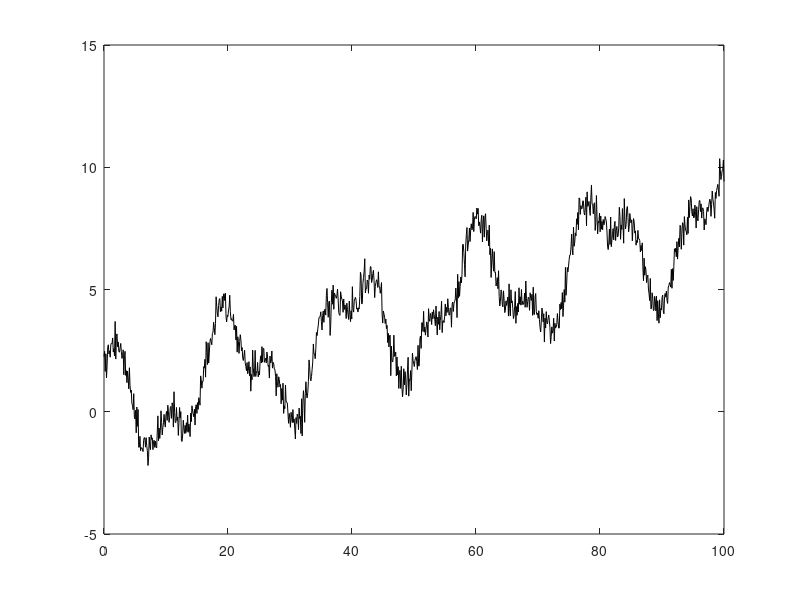

MATLAB code to generate this figure: (Note: this script raises an error after producing the figure.)
clear; close all;

% create synthetic time-series with linear trend
T = 100; % years 
N = 1001; % data points
t = linspace(0,T,N+1); 
y = 2*cos(2*pi*t*5/T) + ... 
      sin(2*pi*t*12/T) + ...
    8*t/T + ...
    0.4*randn(size(t));
plot(t,y,'-k');

% compute and plot discrete fourier series
F = dfs(y(1:end-1));
k = [1:(N-1)/2];
semilogx(k,F.alpha,'-or'); hold on; 
semilogx(k,F.beta,'-xb');
semilogx([5 5],[-3 3],':k',[12 12],[-3 3],':k'); hold off;
xlabel('Harmonic number'); ylabel('Coef. amplitude');

% now DETREND the time-series and try again
ydt = y - 8/T*t;
Fdt = dfs(ydt(1:end-1));
figure
semilogx(k,Fdt.alpha,'-or'); hold on; 
semilogx(k,Fdt.beta,'-xb'); hold off;

%%%%%%%%%%%%%%%%%%%%%%%%%%%%%%%%%%%
clear; close all;

% make a synthetic time-series with a non-linear trend
T = 100;
N = 1001;
t = linspace(0,T,N+1)';
y =     cos(2*pi*t*5/T) + ...
    0.5*sin(2*pi*t*12/T) - ...
    15*(t/T).^3 + ...
    0.4*randn(size(t));

% use polynomial fitting
m1 = fit(t,y,'poly1')
m2 = fit(t,y,'poly2')

% plot time-series and fits
plot(t,y,'-k'); hold on;
plot(t,m1(t),'--r');
plot(t,m2(t),'--b'); hold off;

%%%%%%%%%%%%%%%%%%%%%%%%%%%%%%%%%%%
clear; close all;

% make synthetic time-series
y = rand([1 100]);
length(y)

% take Fast Fourier Transform with Matlab's built-in function
Y = fft(y);
length(Y)